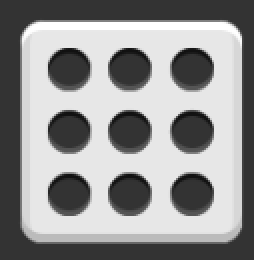
#> input picture Python/subject2/src/case1/img1_4.png, 127 x 130 px (shown 2 times larger)
$ python 1.py
#> lines starting #> are read from the running program, lines starting #| are printed output that depends on the picture; after the words box and inside, x2 and y2 are one past the last pixel; in counts of white or black regions, pixels touching at a corner belong together
# try:
#     from cv2 import cv2
# except ImportError:
#     pass
import cv2

def hough_circles():
    src = cv2.imread('src/case1/img1_4.png', cv2.IMREAD_GRAYSCALE)
#> src is the input picture: shape (130, 127); min 17, max 255, mean 145.5

    if src is None:
        print('Image load failed!')
        return

    blurred = cv2.blur(src, (3, 3))
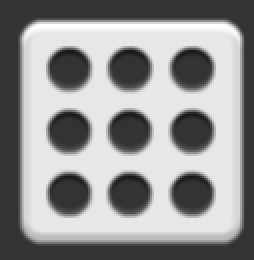
#> blurred: shape (130, 127) (shown 2 times larger); min 22, max 255, mean 145.5
    circles = cv2.HoughCircles(blurred, cv2.HOUGH_GRADIENT, 1, 5, param1=150, param2=30)
#> circles = [[95.5, 65.5, 11], [64.5, 65.5, 11], [64.5, 96.5, 11], [95.5, 96.5, 11], [64.5, 34.5, 11], [95.5, 34.5, 10.3], [34.5, 96.5, 10.3], [34.5, 65.5, 10.3], [34.5, 34.5, 10.3]]

    dst = cv2.cvtColor(src, cv2.COLOR_GRAY2BGR)

    if circles is not None:
        print(f'Circles: {circles.shape[1]}')
#| Circles: 9
        for i in range(circles.shape[1]):
            cx, cy, radius = circles[0][i]
            cv2.circle(dst, (int(cx), int(cy)), int(radius), (0, 0, 255), 2, cv2.LINE_AA)
#> this loop made 9 passes
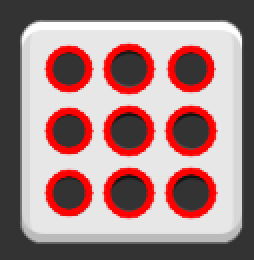
#> dst: shape (130, 127, 3) (shown 2 times larger); 18.1% of pixels changed, all inside (x1, y1, x2, y2) = (22, 21, 109, 110)

    cv2.imshow('src', src)
    cv2.imshow('dst', dst)
    cv2.waitKey()
    cv2.destroyAllWindows()

hough_circles()

$ run again, with Python/subject2/src/case1/img1_2.png copied over Python/subject2/src/case1/img1_4.png
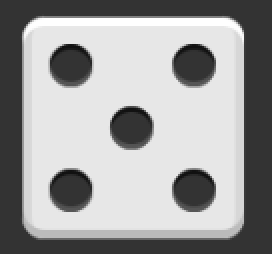
#> input picture Python/subject2/src/case1/img1_2.png, 136 x 127 px (shown 2 times larger)
#> in hough_circles, src is the input picture: shape (127, 136); min 17, max 255, mean 157
#> in hough_circles, `blurred = cv2.blur(src, (3, 3))`:
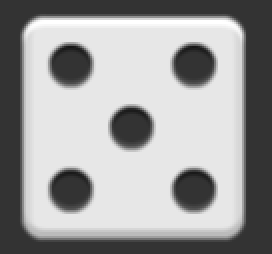
#> blurred: shape (127, 136) (shown 2 times larger); min 22, max 255, mean 157
#> circles = [[65.5, 63.5, 11], [96.5, 94.5, 11], [96.5, 32.5, 11], [35.5, 32.5, 10.5], [35.5, 94.5, 10.3]]
#| Circles: 5
#> the loop in hough_circles, `for i in range(circles.shape[1]):` made 5 passes
#> after the loop in hough_circles, `for i in range(circles.shape[1]):`:
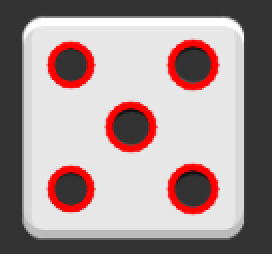
#> dst: shape (127, 136, 3) (shown 2 times larger); 9.66% of pixels changed, all inside (x1, y1, x2, y2) = (23, 19, 110, 108)

$ run again, with Python/subject2/src/case1/img1_3.png copied over Python/subject2/src/case1/img1_4.png
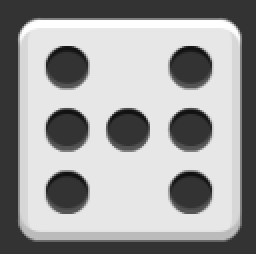
#> input picture Python/subject2/src/case1/img1_3.png, 128 x 127 px (shown 2 times larger)
#> in hough_circles, src is the input picture: shape (127, 128); min 17, max 255, mean 155.7
#> in hough_circles, `blurred = cv2.blur(src, (3, 3))`:
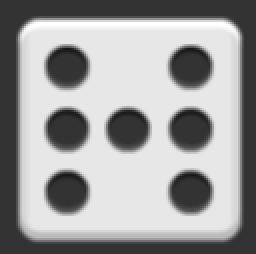
#> blurred: shape (127, 128) (shown 2 times larger); min 22, max 255, mean 155.7
#> circles = [[63.5, 64.5, 11], [33.5, 95.5, 10.3], [94.5, 95.5, 10.3], [94.5, 64.5, 10.3], [33.5, 64.5, 10.3], [33.5, 32.5, 10.5], [94.5, 32.5, 10.5]]
#| Circles: 7
#> the loop in hough_circles, `for i in range(circles.shape[1]):` made 7 passes
#> after the loop in hough_circles, `for i in range(circles.shape[1]):`:
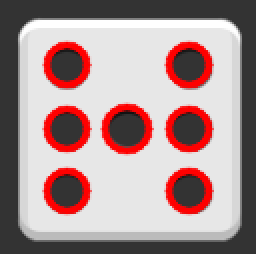
#> dst: shape (127, 128, 3) (shown 2 times larger); 13.66% of pixels changed, all inside (x1, y1, x2, y2) = (21, 20, 107, 108)
